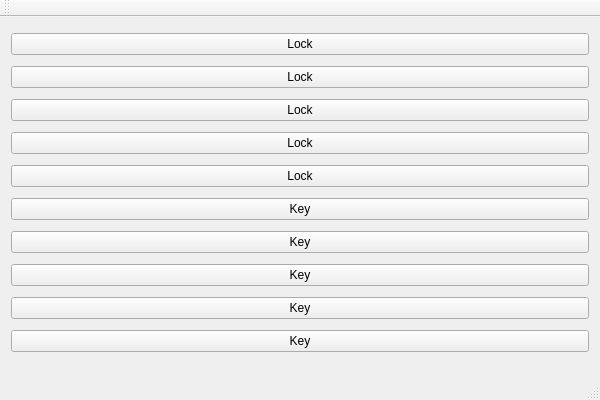
<?xml version="1.0" encoding="UTF-8"?>
<ui version="4.0">
 <class>AutoQt</class>
 <widget class="QMainWindow" name="AutoQt">
  <property name="geometry">
   <rect>
    <x>0</x>
    <y>0</y>
    <width>600</width>
    <height>400</height>
   </rect>
  </property>
  <property name="windowTitle">
   <string>AutoQt</string>
  </property>
  <widget class="QWidget" name="centralWidget">
   <layout class="QVBoxLayout" name="verticalLayout">
    <item>
     <widget class="QPushButton" name="pushButton">
      <property name="text">
       <string>Lock</string>
      </property>
      <property name="icon">
       <iconset resource="resource.qrc">
        <normaloff>:/lock.svg</normaloff>:/lock.svg</iconset>
      </property>
     </widget>
    </item>
    <item>
     <widget class="QPushButton" name="pushButton_3">
      <property name="text">
       <string>Lock</string>
      </property>
      <property name="icon">
       <iconset resource="resource.qrc">
        <normaloff>:/lock.svg</normaloff>:/lock.svg</iconset>
      </property>
     </widget>
    </item>
    <item>
     <widget class="QPushButton" name="pushButton_4">
      <property name="text">
       <string>Lock</string>
      </property>
      <property name="icon">
       <iconset resource="resource.qrc">
        <normaloff>:/lock.svg</normaloff>:/lock.svg</iconset>
      </property>
     </widget>
    </item>
    <item>
     <widget class="QPushButton" name="pushButton_5">
      <property name="text">
       <string>Lock</string>
      </property>
      <property name="icon">
       <iconset resource="resource.qrc">
        <normaloff>:/lock.svg</normaloff>:/lock.svg</iconset>
      </property>
     </widget>
    </item>
    <item>
     <widget class="QPushButton" name="pushButton_6">
      <property name="text">
       <string>Lock</string>
      </property>
      <property name="icon">
       <iconset resource="resource.qrc">
        <normaloff>:/lock.svg</normaloff>:/lock.svg</iconset>
      </property>
     </widget>
    </item>
    <item>
     <widget class="QPushButton" name="pushButton_2">
      <property name="text">
       <string>Key</string>
      </property>
      <property name="icon">
       <iconset resource="resource.qrc">
        <normaloff>:/albumart.svg</normaloff>:/albumart.svg</iconset>
      </property>
     </widget>
    </item>
    <item>
     <widget class="QPushButton" name="pushButton_7">
      <property name="text">
       <string>Key</string>
      </property>
      <property name="icon">
       <iconset resource="resource.qrc">
        <normaloff>:/albumart.svg</normaloff>:/albumart.svg</iconset>
      </property>
     </widget>
    </item>
    <item>
     <widget class="QPushButton" name="pushButton_8">
      <property name="text">
       <string>Key</string>
      </property>
      <property name="icon">
       <iconset resource="resource.qrc">
        <normaloff>:/albumart.svg</normaloff>:/albumart.svg</iconset>
      </property>
     </widget>
    </item>
    <item>
     <widget class="QPushButton" name="pushButton_9">
      <property name="text">
       <string>Key</string>
      </property>
      <property name="icon">
       <iconset resource="resource.qrc">
        <normaloff>:/albumart.svg</normaloff>:/albumart.svg</iconset>
      </property>
     </widget>
    </item>
    <item>
     <widget class="QPushButton" name="pushButton_10">
      <property name="text">
       <string>Key</string>
      </property>
      <property name="icon">
       <iconset resource="resource.qrc">
        <normaloff>:/albumart.svg</normaloff>:/albumart.svg</iconset>
      </property>
     </widget>
    </item>
   </layout>
  </widget>
  <widget class="QMenuBar" name="menuBar">
   <property name="geometry">
    <rect>
     <x>0</x>
     <y>0</y>
     <width>600</width>
     <height>27</height>
    </rect>
   </property>
  </widget>
  <widget class="QToolBar" name="mainToolBar">
   <attribute name="toolBarArea">
    <enum>TopToolBarArea</enum>
   </attribute>
   <attribute name="toolBarBreak">
    <bool>false</bool>
   </attribute>
  </widget>
  <widget class="QStatusBar" name="statusBar"/>
 </widget>
 <layoutdefault spacing="6" margin="11"/>
 <resources>
  <include location="resource.qrc"/>
 </resources>
 <connections/>
</ui>
